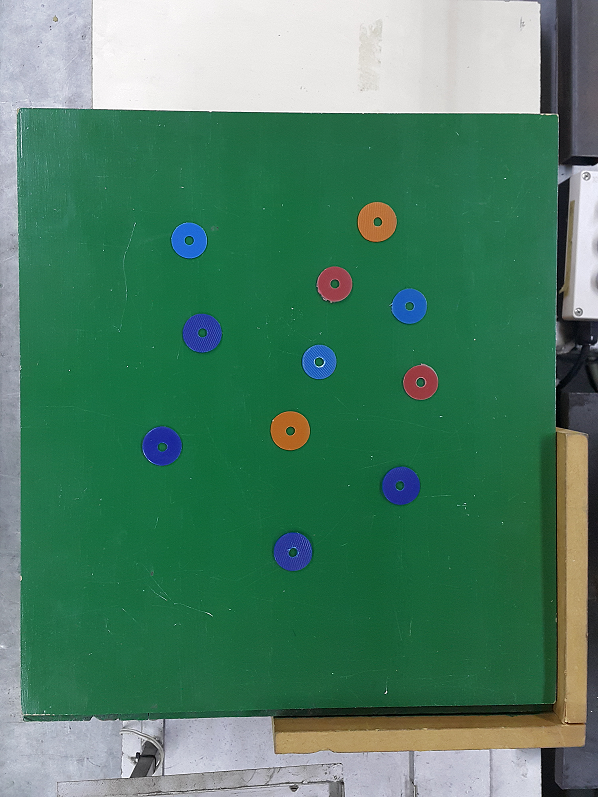
#> input picture Clase1/arandelas.png, 598 x 797 px
$ jupyter execute Arandelas.ipynb   (shell and % lines are left out)
#> lines starting #> are read from the running program, lines starting #| are printed output that depends on the picture; after the words box and inside, x2 and y2 are one past the last pixel; in counts of white or black regions, pixels touching at a corner belong together; long printed decimals are rounded
[cell 1]
#Si queremos que las imágenes sean mostradas en una ventana emergente quitar el inline

# OpenCV-Python utiliza NumPy para el manejo de imágenes
import numpy as np
# cv2 es el módulo python para acceder a OpenCV
import cv2 as cv
# Usamos las poderosas herramientas de graficación de matplotlib para mostrar imágenes, perfiles, histogramas, etc
import matplotlib.pyplot as plt

[cell 2]
# Cargar la imagen color
#-----------------------
img_color = cv.imread('arandelas.png')
#> img_color is the input picture: shape (797, 598, 3); mean B, G, R 101.8, 127.5, 77.5
imgRGB = cv.cvtColor(img_color, cv.COLOR_BGR2RGB)

plt.figure(1)
plt.imshow(imgRGB)
plt.show()

[cell 3]
# Pasamos la imagen a HSV y calculo el color de muestra
#------------------------------------------------------
img_HSV = cv.cvtColor(img_color, cv.COLOR_BGR2HSV)
#> img_HSV: shape (797, 598, 3); mean H, S, V 75.5, 134.9, 132.6
plt.figure(2)
plt.imshow(img_HSV)

#Elijo la muestra de la arandela naranja
img_muestra_hsv = img_HSV[230:280,230:280,:]
#> img_muestra_hsv: shape (50, 50, 3); mean H, S, V 74.2, 197.4, 111.9

# Calculamos un modelo estadístico sencillo para caracterizar el color de la arandela en el espacio RGB
color_mean, color_std = cv.meanStdDev(img_muestra_hsv)
#> color_mean = [74.23, 197.4, 111.9]; color_std = [0.474, 4.63, 2.36]
std = float(color_std[0])
#> std = 0.474

print(color_mean)
#| [[ 74.2312]
#|  [197.4364]
#|  [111.914 ]]
print(color_std)
#| [[0.4743]
#|  [4.627  ]
#|  [2.360]]

[cell 4]
# Cómo puedo segmentar el naranja ?
print(img_HSV[217,381,:])
#| [ 13 176 184]

[cell 5]
color_l = (13-3*std,100,100)
#> color_l = (11.58, 100, 100)
color_u = (13+3*std,255,255)
#> color_u = (14.42, 255, 255)

mask = cv.inRange(img_HSV, color_l,  color_u)
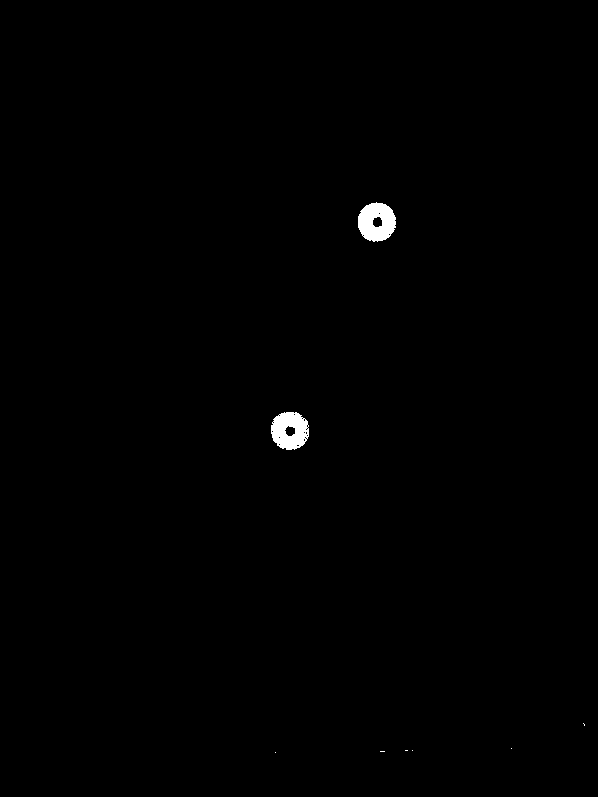
#> mask: shape (797, 598); 0.46% white; 8 white regions (6 under 20 px), largest, box (x1, y1, x2, y2) and area: (358, 202, 396, 242) 1106, (271, 412, 309, 450) 1067
img_segmentada = cv.bitwise_and(imgRGB, imgRGB, mask=mask)

plt.figure(3)
plt.imshow(img_segmentada)
plt.show()
